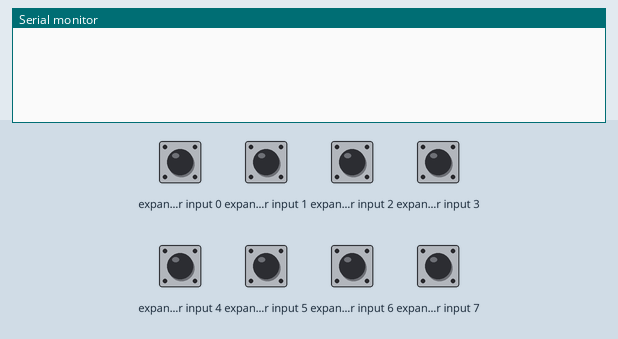
This sketch was run on a simulated Arduino Uno, built with avr-gcc and run on an emulated ATmega328P. Shown: the last lines printed to the serial monitor. Wiring (inferred from the names in the program): PCF8574 port expander at I2C address 0x20. The test bench sets the inputs (shaded band); at power-on: expander input 0–7 HIGH.

Above: at 1.2 s.
1.3 s: expander input 7 pulled LOW for 0.15 s
At 1.7 s:
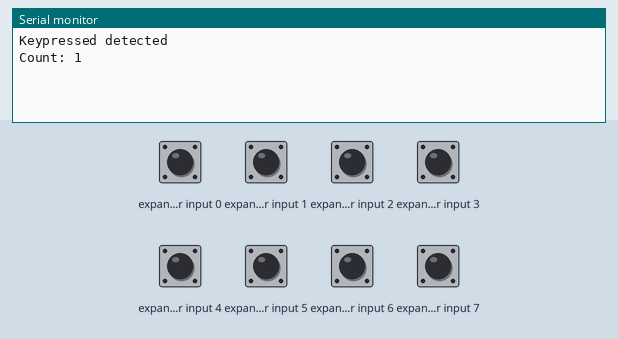
2.9 s: expander input 7 pulled LOW for 1 s
At 4.0 s:
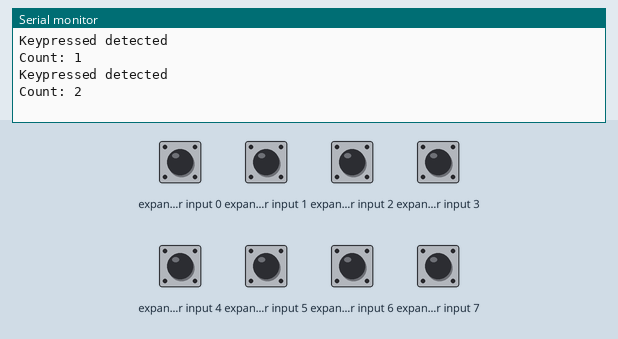

Measured:
- after the input at 1.3 s, the serial monitor: prints a new line at once (image 1)
- after the input at 2.9 s, the serial monitor: prints a new line at once (image 2)

The sketch:

lab-13checkpoint1.ino
```cpp
#include <avr/io.h>           //เรียกใช้คลังโปรแกรม io.h
#include <avr/interrupt.h>    //เรียกใช้คลังโปรแกรมสำหรับขัดจังหวะ
#include "my_twi.h"           //เรียกใช้คลังโปรแกรมจัดการมอดูลทีดับเบิลยูไอ
#include "my_pcf8574.h"       //เรียกใช้คลังโปรแกรมจัดการไอซี PCF8574
                              //---ส่วนบิตอื่นที่เหลือเป็นเอาต์พุต
uint8_t count;                //ตั้งค่าตัวแปรส่วนกลาง (global variable)
unsigned long last_time;

uint8_t prepare_data(uint8_t d)
{
  uint8_t tmp;
  tmp = ~d;                   //กลับทุกบิตเป็นตรงข้ามเนื่องจาก LED เป็น Common A
  tmp |= 0x80;                //เขียนค่ารหัสขับแอลอีดีโดยมิให้มีผล
  return tmp;                 //--กระทบต่อบิต MSB ที่ใช้เป็นอินพุต
}

void setup()
{
  last_time =0;
  Serial.begin(38400);
  uint8_t tmp, i;             //ประกาศตัวแปร tmp และตัวแปร i ขนาด 8 บิต
  init_twi_module();          //สั่งให้มอดูลทีดับเบิลยูไอเริ่มทำงาน
  count = 0;                  //สั่งให้ตัวแปร count มีค่าเริ่มต้นเท่ากับศูนย์
  tmp = prepare_data(count);
  PCF8574_write(0, tmp);
}                             //จบการทำงานของฟังก์ชันหลัก

void loop(){

  uint8_t tmp;

  tmp = PCF8574_read(0);
  tmp &= 0x80;
  if(!tmp)
  {
    if( millis() - last_time > 20)
    {
      last_time = millis();
      tmp = PCF8574_read(0);
      tmp &= 0x80;
      if (!tmp)
      {
        count++;
        // reset count
        if (count > 127) {
          count = 0;
        }
        Serial.println("Keypressed detected");
        Serial.print("Count: ");
        Serial.println(count);
      }
      do
      {
        tmp = PCF8574_read(0);
        tmp &= 0x80;
      }
      while(!tmp);
    }
  }

  // display
  PCF8574_write(0, prepare_data(count));
}
```

my_pcf8574.h
```cpp
/*
 * pcf8574.h
 *
 * Created: 10/4/2018 1:56:41 PM
 *  Author: panyayot
 */


#ifndef MY_PCF8574_H_
#define MY_PCF8574_H_


#include "my_twi.h"
#define PCF8574_SLA_W	0x40
#define PCF8574_SLA_R	0x41
#define PCF8574A_SLA_W	0x70
#define PCF8574A_SLA_R	0x71


//-------------------------------------------------------------------------------
//-----Function list in the library my_pcf8574.h
//-------------------------------------------------------------------------------
uint8_t PCF8574_read(uint8_t addr);
void PCF8574_write(uint8_t addr, uint8_t data);
//-------------------------------------------------------------------------------


uint8_t PCF8574_read(uint8_t addr)
{
	uint8_t tmp;
	tmp = PCF8574_SLA_R;
	tmp |= (addr<<1);
	TWI_send_start_condition();
	TWI_wait_until_start_has_been_sent( );
	TWI_send_slave_address(tmp);
	TWI_wait_until_sla_transmitted();

	tmp = TWI_read_data();
	return tmp;
}
void PCF8574_write(uint8_t addr, uint8_t data)
{
	uint8_t tmp;
	tmp = PCF8574_SLA_W;
	tmp |= (addr<<1);
	TWI_send_start_condition();
	TWI_wait_until_start_has_been_sent( );
	TWI_send_slave_address(tmp);
	TWI_wait_until_sla_transmitted();

	TWI_send_first_data(data);
	TWI_wait_until_data_transmitted();
	TWI_send_stop_condition();
}


#endif /* MY_PCF8574_H_ */
```

my_twi.h
```cpp
/*
 * my_twi.h
 *
 * Created: 9/28/2018 11:24:12 PM
 *  Author: panyayot
 */


#ifndef MY_TWI_H_
#define MY_TWI_H_

#ifndef F_CPU
#define F_CPU 16000000UL
#endif
#define TWI_BITRATE 100000
#define TWBR_VALUE (((F_CPU/TWI_BITRATE)-16)/2   )
#define START_TRANSMITTED			0x08
#define REPEATED_START_TRANSMITTED	0x10

#include <util/twi.h>

//-------------------------------------------------------------------------------
//-----Function list in the library my_twi.h
//-------------------------------------------------------------------------------
void init_twi_module(void);
void Status_TWI_no_MR_received_then_ack(void);
void Status_TWI_incomplete_start(void);
void Status_TWI_no_sla_ack(void);
void Status_TWI_no_data_ack(void);
void TWI_send_start_condition (void);
void TWI_wait_until_start_has_been_sent (void);
void TWI_send_slave_address (unsigned char addr);
void TWI_wait_until_sla_transmitted (void);
void TWI_send_device_begin_address(unsigned char addr);
void TWI_send_data (unsigned char DATA);
void TWI_wait_until_data_transmitted (void);
void TWI_send_stop_condition (void);
uint8_t TWI_read_data(void);
//-------------------------------------------------------------------------------
void init_twi_module(void)
{
	TWBR = TWBR_VALUE;
}

void Status_TWI_no_MR_received_then_ack(void)		//error_twi_handler(void)
{
	Serial.println("TWI>no data received from slave and master has responded\n\r");
}

void Status_TWI_incomplete_start(void)		//error_twi_handler(void)
{
	Serial.println("TWI>Start condition fail\n\r");
}

void Status_TWI_no_sla_ack(void)			//error_twi_handler2(void)
{
	Serial.println("TWI>no SLA acknowledge\n\r");
}

void Status_TWI_no_data_ack(void)			//error_twi_handler3(void)
{
	Serial.println("TWI>no data acknowledge");
}

void TWI_send_start_condition (void) {
	TWCR = (1<<TWEN) | (1<<TWINT) | (1<<TWSTA);
}

void TWI_wait_until_start_has_been_sent (void) {
	while (  !(TWCR & (1<<TWINT) ) )
		;
}

void TWI_send_slave_address (unsigned char addr) {
	unsigned char tmp;
	tmp = TWSR & 0xF8;
	if ((tmp != START_TRANSMITTED) &&  (tmp != REPEATED_START_TRANSMITTED))
		Status_TWI_incomplete_start();		//error_twi_handler( );
	TWDR = addr;
	TWCR = (1<<TWINT) | (1<<TWEN);
}

void TWI_wait_until_sla_transmitted (void) {
	while ( !(TWCR & (1<<TWINT)) )
		;
}


void TWI_send_device_begin_address(unsigned char addr)
{
	uint8_t tmp;
	tmp = TWSR & 0xF8;
	if ( (tmp != TW_MT_SLA_ACK))
		Status_TWI_no_sla_ack();				//error_twi_handler2( );

	TWDR = addr;
	TWCR = (1<<TWINT) |  (1<<TWEN);
}


void TWI_send_data (unsigned char DATA) {
	uint8_t tmp;
	tmp = TWSR & 0xF8;
	if  (tmp != TW_MT_DATA_ACK)
		Status_TWI_no_data_ack();				//error_twi_handler2( );

	TWDR = DATA;
	TWCR = (1<<TWINT) |  (1<<TWEN);
}

void TWI_send_first_data (unsigned char DATA) {
	uint8_t tmp;
	tmp = TWSR & 0xF8;
	if ( tmp != TW_MT_SLA_ACK)
		Status_TWI_no_sla_ack();				//error_twi_handler2( );

	TWDR = DATA;
	TWCR = (1<<TWINT) |  (1<<TWEN);
}


void TWI_wait_until_data_transmitted (void) {
	while ( !(TWCR & (1<<TWINT)) )
	;
	if ( (TWSR & 0xF8) != TW_MT_DATA_ACK )
		Status_TWI_no_data_ack();							//error_twi_handler3( );
}

uint8_t TWI_read_data(void)
{
	uint8_t tmp;
	TWCR = (1<<TWINT) | (1<<TWEN) | (1<<TWEA);
	while ( !(TWCR & (1<<TWINT)) )
		;

	tmp = TWSR & 0xF8;
	if ( tmp != TW_MR_DATA_ACK )
		Status_TWI_no_MR_received_then_ack();
	return TWDR;
}


void TWI_send_stop_condition (void) {
	uint8_t tmp;
	tmp = TWSR & 0xF8;
	if (( tmp != TW_MT_DATA_ACK) && (tmp != TW_MR_DATA_ACK))
		Status_TWI_no_data_ack( );
	TWCR = (1<<TWINT)|(1<<TWEN)| (1<<TWSTO);
}

#endif /* MY_TWI_H_ */
```
